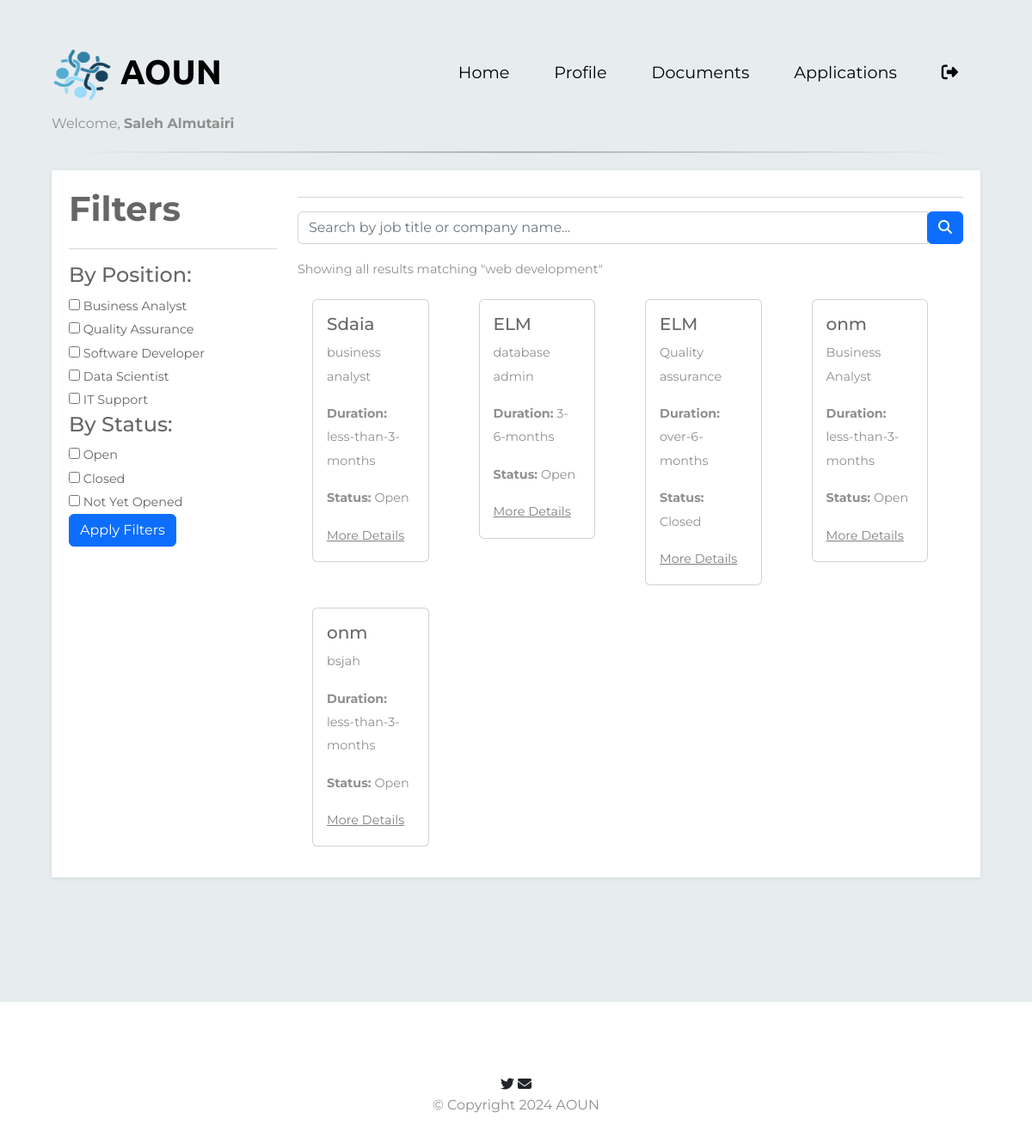
/HomePage_student (signed in), run on the app's committed database.
### flaskapp/flaskapp/models.py (models this page shows)
class Opportunity(db.Model):
    id = db.Column(db.Integer, primary_key=True)
    OppDuration = db.Column(db.String(50), nullable=False)
    OppCity = db.Column(db.String(50), nullable=False)
    OppJobTitle = db.Column(db.String(100), nullable=False)
    OppJobDesc = db.Column(db.Text, nullable=False)
    open_date = db.Column(db.DateTime, nullable=False)
    close_date = db.Column(db.DateTime, nullable=False)
    company_id = db.Column(db.Integer, db.ForeignKey('company.id'), nullable=False)
    applications = db.relationship('Apply', backref='applied_opportunities', lazy=True)

class Company(db.Model):
    id = db.Column(db.Integer, primary_key=True)
    CompName = db.Column(db.String(100), nullable=False)
    CompCity = db.Column(db.String(50), nullable=True)
    CompNum = db.Column(db.String(15), nullable=True)
    CompEmail = db.Column(db.String(100), nullable=False)
    CompWebsite = db.Column(db.String(100), nullable=True)
    CompIndustry = db.Column(db.String(100), nullable=True)
    CompPic = db.Column(db.String(200), nullable=True)
    CompPass = db.Column(db.String(100), nullable=False)
    CompFile = db.Column(db.String(100), nullable=False)
    verify = db.Column(db.Boolean, nullable=True, default=False)
    CompLogo = db.Column(db.String(100), nullable=True)
    opportunities = db.relationship('Opportunity', backref='company', lazy=True)

### flaskapp/flaskapp/app.py (the view, shortened to what this page needs)
@app.route('/HomePage_student', methods=['GET', 'POST'])
def HomePage_student():
    student = session.get('student')
    current_time = datetime.utcnow()
    search_query = request.args.get('search_query', '').strip()
    filter_category = request.args.get('filter_category', '').strip()
    filter_status = request.args.get('filter_status', '').strip()
    query = Opportunity.query
    if filter_category:
        query = query.filter(Opportunity.OppJobTitle.like(f"%{filter_category}%"))
    opportunities = query.all()
    return render_template('student/HomePage_student.html',
                           student=student,
                           opportunities=opportunities,
                           current_time=current_time,
                           search_query=search_query,
                           filter_category=filter_category,
                           filter_status=filter_status)

### flaskapp/flaskapp/templates/student/HomePage_student.html (shortened to what this page needs)
<!DOCTYPE html>
<html>
  <head>
    <link
      rel="stylesheet"
      href="https://cdn.jsdelivr.net/npm/bootstrap@5.2.0/dist/css/bootstrap.min.css"
    />
    <link
      rel="stylesheet"
      href="{{ url_for('static', filename='css/main.css') }}"
    />
    <link
      rel="stylesheet"
      href="{{ url_for('static', filename='css/student/stu_home.css') }}"
    />
  </head>
  <body>
    <section id="title">
      <div class="container-fluid">
        <nav class="navbar navbar-expand-lg navbar-dark">
          <a
            class="navbar-brand"
            href="{{ url_for('HomePage') }}"
            style="display: flex; align-items: center"
          >
            <img
              src="{{ url_for('static', filename='images/aounlogo.png') }}"
              alt="Website Logo"
              width="70"
              height="70"
              style="margin-right: 10px"
            />
            <span>AOUN</span>
          </a>
          <div class="collapse navbar-collapse" id="navbarTogglerDemo02">
            <ul class="navbar-nav ms-auto">
              <li class="nav-item">
                <a class="nav-link" href="{{ url_for('HomePage_student') }}"
                  >Home</a
                >
              </li>
              <li class="nav-item">
                <a class="nav-link" href="{{ url_for('profile') }}">Profile</a>
              </li>
              <li class="nav-item">
                <a class="nav-link" href="{{ url_for('doucment') }}"
                  >Documents</a
                >
              </li>
              <li class="nav-item">
                <a class="nav-link" href="{{ url_for('appliaction') }}"
                  >Applications</a
                >
              </li>
              <li class="nav-item">
                <a class="nav-link" href="{{ url_for('logout') }}"
                  ><i
                    class="fa-solid fa-right-from-bracket"
                    style="color: #000000"
                  ></i
                ></a>
              </li>
            </ul>
          </div>
        </nav>
        <div class="welcome">
          <p>
            Welcome,
            <strong>
              {% if student %} {{ student['StFName'] }} {{ student['StLName'] }}
              {% else %} No user found. {% endif %}
            </strong>
          </p>
        </div>
        <hr class="styled-hr" />
        <div class="row">
          <div class="container">
            <div class="row">
              <div class="col-md-12">
                <div class="grid search">
                  <div class="grid-body">
                    <div class="row">
                      <div class="col-md-3">
                        <h2 class="grid-title">Filters</h2>
                        <hr />
                        <form
                          action="{{ url_for('HomePage_student') }}"
                          method="GET"
                        >
                          <h4>By Position:</h4>
                          <div class="checkbox">
                            <label
                              ><input type="checkbox" name="filter_category"
                              value="Business Analyst" > Business
                              Analyst</label
                            >
                          </div>
                          <div class="checkbox">
                            <label
                              ><input type="checkbox" name="filter_category"
                              value="Quality Assurance" > Quality
                              Assurance</label
                            >
                          </div>
                          <div class="checkbox">
                            <label
                              ><input type="checkbox" name="filter_category"
                              value="Software Developer" >
                              Software Developer</label
                            >
                          </div>
                          <div class="checkbox">
                            <label
                              ><input type="checkbox" name="filter_category"
                              value="Data Scientist" > Data
                              Scientist</label
                            >
                          </div>
                          <div class="checkbox">
                            <label
                              ><input type="checkbox" name="filter_category"
                              value="IT Support" > IT Support</label
                            >
                          </div>
                          <h4>By Status:</h4>
                          <div class="checkbox">
                            <label
                              ><input type="checkbox" name="filter_status"
                              value="Open" > Open</label
                            >
                          </div>
                          <div class="checkbox">
                            <label
                              ><input type="checkbox" name="filter_status"
                              value="Closed" > Closed</label
                            >
                          </div>
                          <div class="checkbox">
                            <label
                              ><input type="checkbox" name="filter_status"
                              value="Not Yet Opened" > Not Yet
                              Opened</label
                            >
                          </div>
                          <button type="submit" class="btn btn-primary">
                            Apply Filters
                          </button>
                        </form>
                      </div>
                      <div class="col-md-9">
                        <hr />
                        <form
                          action="{{ url_for('HomePage_student') }}"
                          method="GET"
                          class="input-group mb-3"
                        >
                          <input
                            type="text"
                            name="search_query"
                            class="form-control"
                            value="{{ search_query }}"
                            placeholder="Search by job title or company name..."
                          />
                          <span class="input-group-btn">
                            <button class="btn btn-primary" type="submit">
                              <i class="fa fa-search"></i>
                            </button>
                          </span>
                        </form>
                        <p>Showing all results matching "web development"</p>
                        <div class="container">
                          <div class="row">
                            {% for opportunity in opportunities %}
                            <div class="col-md-3 mb-3">
                              <div class="card custom-card-size">
                                <div class="card-body">
                                  <h5 class="card-title">
                                    {{ opportunity.company.CompName }}
                                  </h5>
                                  <p class="card-text">
                                    {{ opportunity.OppJobTitle }}
                                  </p>
                                  <p class="card-text">
                                    <strong>Duration:</strong> {{
                                    opportunity.OppDuration }}
                                  </p>
                                  {% if opportunity.open_date > current_time %}
                                  <p class="card-text">
                                    <strong>Status:</strong> Not Yet Opened
                                  </p>
                                  {% elif opportunity.close_date < current_time
                                  %}
                                  <p class="card-text">
                                    <strong>Status:</strong> Closed
                                  </p>
                                  {% else %}
                                  <p class="card-text">
                                    <strong>Status:</strong> Open
                                  </p>
                                  {% endif %}
                                  <a
                                    href="#"
                                    class="more-details-link"
                                    data-bs-toggle="modal"
                                    data-bs-target="#detailsModal{{ opportunity.id }}"
                                    >More Details</a
                                  >
                                </div>
                              </div>
                            </div>
                            {% endfor %}
                          </div>
                        </div>
                      </div>
                    </div>
                  </div>
                </div>
              </div>
            </div>
          </div>
        </div>
      </div>
    </section>
    <footer id="footer">
      <i class="social-icon fa-brands fa-twitter"></i>
      <i class="social-icon fa-solid fa-envelope"></i>
      <p>© Copyright 2024 AOUN</p>
    </footer>
  </body>
</html>

### flaskapp/flaskapp/static/css/main.css (style rules this page uses)
body { font-family: "Montserrat"; background-image: url(images/login-bg.png); }
#title { background-color: #e7edef; color: #000000; }
h2 { font-family: "Montserrat"; font-weight: bold; font-size: 2.5rem; line-height: 1.5; }
p { color: #8f8f8f; }
.container-fluid { padding: 3% 5% 10%; }
.navbar-brand { font-family: "Ubuntu"; font-size: 2.5rem; font-weight: bold; color: #000000; }
.nav-item { padding: 0 18px; }
.nav-link { font-size: 1.2rem; font-family: "Montserrat"; color: #000000; }
.card { margin: 5px; }
.styled-hr { border: 0; height: 2px; background-image: linear-gradient(to right, #f0f0f0, #000000, #f0f0f0); margin: 20px 0; }
#footer { padding: 7% 15%; text-align:center; }

### flaskapp/flaskapp/static/css/student/stu_home.css (style rules this page uses)
.grid { position: relative; width: 100%; background: #fff; color: #666666; border-radius: 2px; margin-bottom: 25px; box-shadow: 0px 1px 4px rgba(0, 0, 0, 0.1); }
.grid .grid-body { padding: 15px 20px 15px 20px; font-size: 0.9em; line-height: 1.9em; }
a { text-decoration: none; color: white; }
.custom-card-size { width: 80%; max-width: 200px; height: auto; }
.more-details-link { color: grey; text-decoration: underline; }

### data on the page
Opportunity: company.CompName "Sdaia", OppJobTitle "business analyst", OppDuration "less-than-3-months", shows "Status:"
Opportunity: company.CompName "ELM", OppJobTitle "database admin", OppDuration "3-6-months", shows "Status:"
Opportunity: company.CompName "ELM", OppJobTitle "Quality assurance", OppDuration "over-6-months", shows "Status:"
Opportunity: company.CompName "onm", OppJobTitle "Business Analyst", OppDuration "less-than-3-months", shows "Status:"
Opportunity: company.CompName "onm", OppJobTitle "bsjah", OppDuration "less-than-3-months", shows "Status:"

### other printed values
{{ student['StFName'] }} "Saleh"
{{ student['StLName'] }} "Almutairi"
